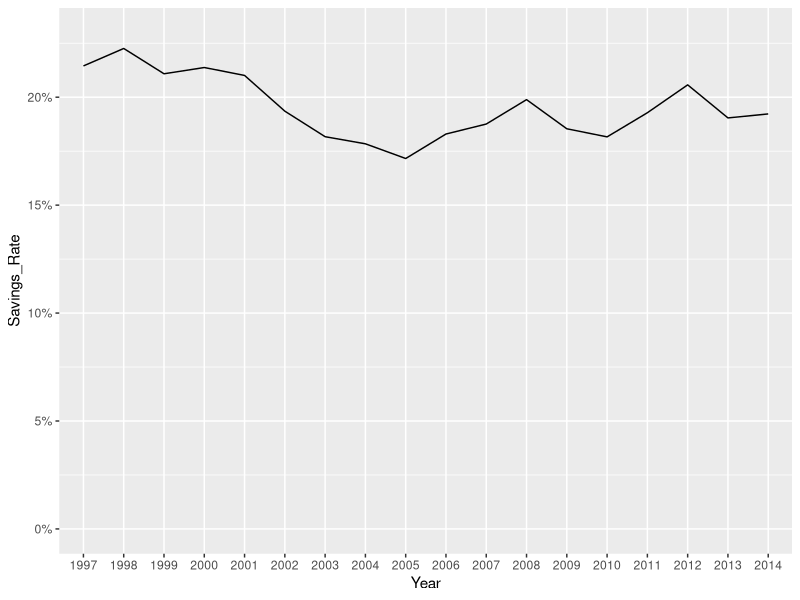
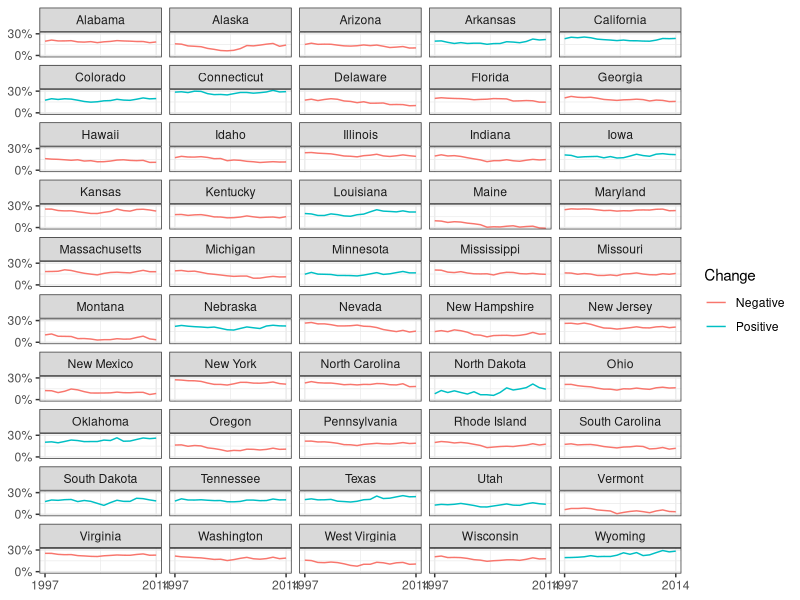
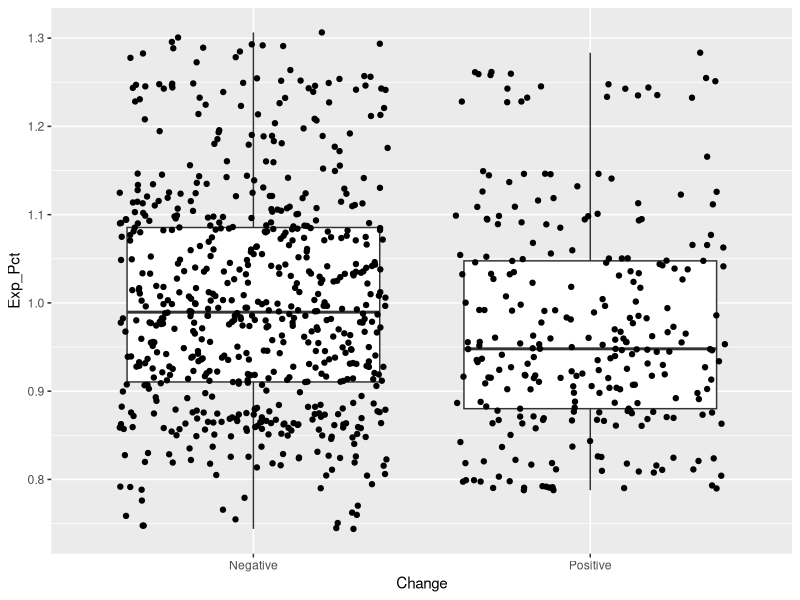

Here is the R script that generated these plots, in order:
# data is from http://www.bea.gov/regional/downloadzip.cfm

# packages used
library(readr)
library(tidyr)
library(dplyr)
library(ggplot2)


pce <- read_csv("state per capita expenditures.csv")
pci <- read_csv("state per capita income.csv")

######################
# U.S. level savings #
######################
# create tidy national-level expenditures
pce_us <- pce %>%
  filter(Description == "Personal consumption expenditures",
         GeoName == "United States") %>%
  gather(Year, Expenditures, `1997`:`2014`) %>%
  select(Year, Expenditures)

# create tidy state-level incomes
pci_us <- pci %>%
  filter(Description == "Per capita personal income (dollars) 2/",
         GeoName == "United States") %>%
  gather(Year, Income, `1997`:`2015`) %>%
  select(Year, Income)

# join income and expenditure data and calculate savings
savings_us <- pce_us %>% 
  left_join(pci_us) %>%
  mutate(Savings = Income - Expenditures,
         Savings_Rate = Savings / Income)

# visualize savings rate from 1997-2014
ggplot(savings_us, aes(Year, Savings_Rate, group = 1)) +
  geom_line() +
  scale_y_continuous(labels = scales::percent, limits = c(0, .23))


#######################
# state level savings #
#######################
# create tidy state-level expenditures
pce_state <- pce %>%
  slice(25:1248) %>%
  filter(Description == "Personal consumption expenditures") %>%
  gather(Year, Expenditures, `1997`:`2014`) %>%
  select(GeoName, Year, Expenditures)

# create tidy state-level incomes
pci_state <- pci %>%
  slice(4:156) %>%
  filter(Description == "Per capita personal income (dollars) 2/") %>%
  gather(Year, Income, `1997`:`2014`) %>%
  select(GeoName, Year, Income)

# create tidy state-level savings
savings_state <- pce_state %>%
  left_join(pci_state) %>%
  mutate(Savings = Income - Expenditures,
         Savings_Rate = Savings / Income, 
         Year = as.numeric(Year)) %>%
  filter(GeoName != "District of Columbia")

# top 10 savers in 2014
savings_state %>% 
  filter(Year == 2014) %>% 
  arrange(desc(Savings_Rate))

# bottom 10 savers in 2014
savings_state %>% 
  filter(Year == 2014) %>% 
  arrange(Savings_Rate)

# top 10 average savers (1997-2014)
savings_state %>%
  group_by(GeoName) %>%
  summarise(Avg_Rate = mean(Savings_Rate)) %>%
  arrange(desc(Avg_Rate))

# bottom 10 average savers (1997-2014)
savings_state %>%
  group_by(GeoName) %>%
  summarise(Avg_Rate = mean(Savings_Rate)) %>%
  arrange(Avg_Rate)

# color by positive vs negative trend
savings_state <- savings_state %>% 
  group_by(GeoName) %>% 
  slice(c(1, 18)) %>% 
  select(GeoName, Year, Savings_Rate) %>% 
  spread(Year, Savings_Rate) %>% 
  mutate(Change = ifelse(`1997` < `2014`, "Positive", "Negative")) %>% 
  select(GeoName, Change) %>%
  right_join(savings_state)

ggplot(savings_state, aes(Year, Savings_Rate)) +
  geom_line(aes(group = GeoName, color = Change)) +
  facet_wrap(~ GeoName, ncol = 5) +
  scale_x_continuous(breaks = c(1997, 2014)) +
  scale_y_continuous(labels = scales::percent, breaks = c(0, .3)) +
  xlab(NULL) +
  ylab(NULL) +
  theme_bw() 

# need to figure out how to add background lines to each facet


# rank-order by savings rate growth since 1997
savings_state %>% 
  group_by(GeoName) %>% 
  slice(c(1, 18)) %>% 
  select(GeoName, Year, Savings_Rate) %>% 
  spread(Year, Savings_Rate) %>% 
  mutate(Diff = `2014` - `1997`, 
         Change = ifelse(`1997` < `2014`, "Positive", "Negative")) %>% 
  arrange(Diff)


# t-test for differences in savings rate for positive vs. negative trend states
t.test(Savings_Rate ~ Change, data = (savings_state))
wilcox.test(Savings_Rate ~ Change, data = (savings_state))


# so the next question is, what's driving the difference between the high and 
# low savers? We can first check if there is a difference between the incomes and
# consumption of the increasing states (15 states) versus decreasing states (35)

# create percent 
pce_us <- pce %>%
  slice(1) %>%
  gather(Year, US_Expenditures, `1997`:`2014`) %>%
  select(Year, US_Expenditures) %>%
  mutate(Year = as.numeric(Year))

pci_us <- pci %>%
  slice(3) %>%
  gather(Year, US_Income, `1997`:`2014`) %>%
  select(Year, US_Income) %>%
  mutate(Year = as.numeric(Year))

pcts <- savings_state %>%
  left_join(pce_us, by = "Year") %>%
  left_join(pci_us, by = "Year") %>%
  mutate(Exp_Pct = Expenditures / US_Expenditures,
         Inc_Pct = Income / US_Income) %>%
  select(-c(Expenditures:Savings_Rate))

# t-test shows their is a difference between expenses but not incomes
t.test(Inc_Pct ~ Change, data = pcts)

ggplot(pcts, aes(Change, Exp_Pct)) +
  geom_boxplot() +
  geom_jitter()

